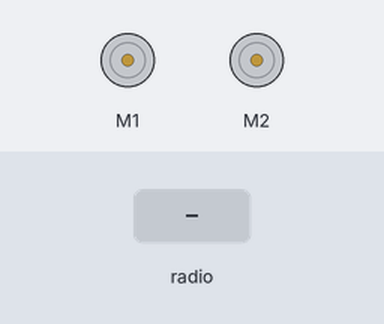
This program was run on a simulated BBC micro:bit (MakeCode). Parts: 2 × DC motor (green arrow = forward, orange = backward, longer = faster). Inputs (shaded band) come from the test bench.

Above: at 1.2 s.
1.3 s: radio message "A" arrives
At 1.7 s:
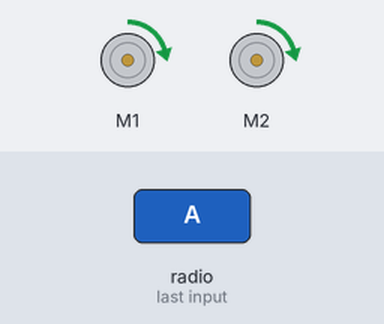
2.8 s: radio message "1" arrives
At 3.5 s:
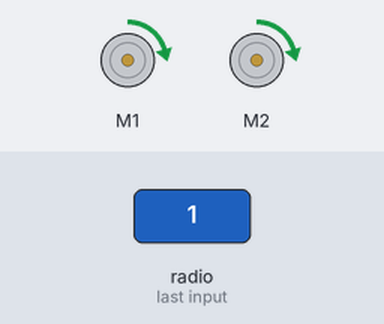
4.5 s: radio message "A" arrives
At 5.4 s:
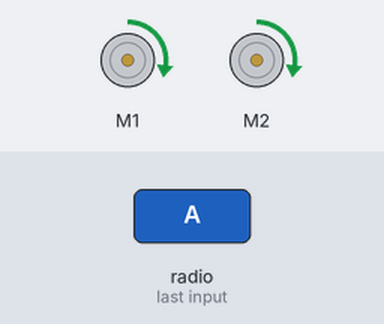
6.0 s: radio message "1" arrives
At 6.11 s:
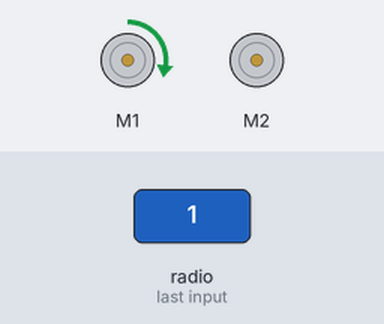
Timing chart, 0 to 8.7 s (numbered marks = the images above; inputs shaded):
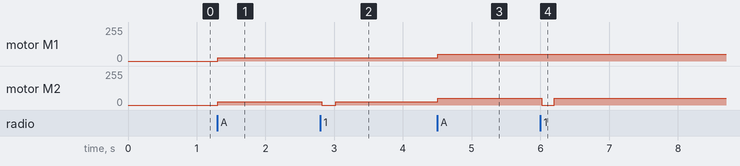

Measured:
- after the input at 1.3 s, motor M1, motor M2: stopped → forward 26/255 at once
- after the input at 2.8 s, motor M2: forward 26/255 → stopped at once, → forward 26/255 0.20 s later
- after the input at 4.5 s, motor M1, motor M2: forward 26/255 → forward 51/255 at once
- after the input at 6.0 s, motor M2: forward 51/255 → stopped at once, → forward 51/255 0.18 s later

The program:

main.ts
```typescript
radio.onReceivedNumber(function (receivedNumber) {
    control2 = receivedNumber
    basic.pause(200)
    control2 = 0
})
radio.onReceivedString(function (receivedString) {
    if (receivedString == "A") {
        velocidad += 10
        if (velocidad >= 100) {
            velocidad = 100
        }
    } else {
        velocidad += -10
        if (velocidad <= 0) {
            velocidad = 0
        }
    }
})
let control2 = 0
let velocidad = 0
radio.setGroup(10)
velocidad = 0
control2 = 0
basic.forever(function () {
    if (control2 == 1) {
        wuKong.setAllMotor(velocidad, 0)
    } else if (control2 == 2) {
        wuKong.setAllMotor(0, velocidad)
    } else {
        wuKong.setAllMotor(velocidad, velocidad)
    }
})
```

test.ts
```typescript
// aquí va el archivo "tests"; esto no se compilará cuando este paquete se utilice como una extensión.
```
